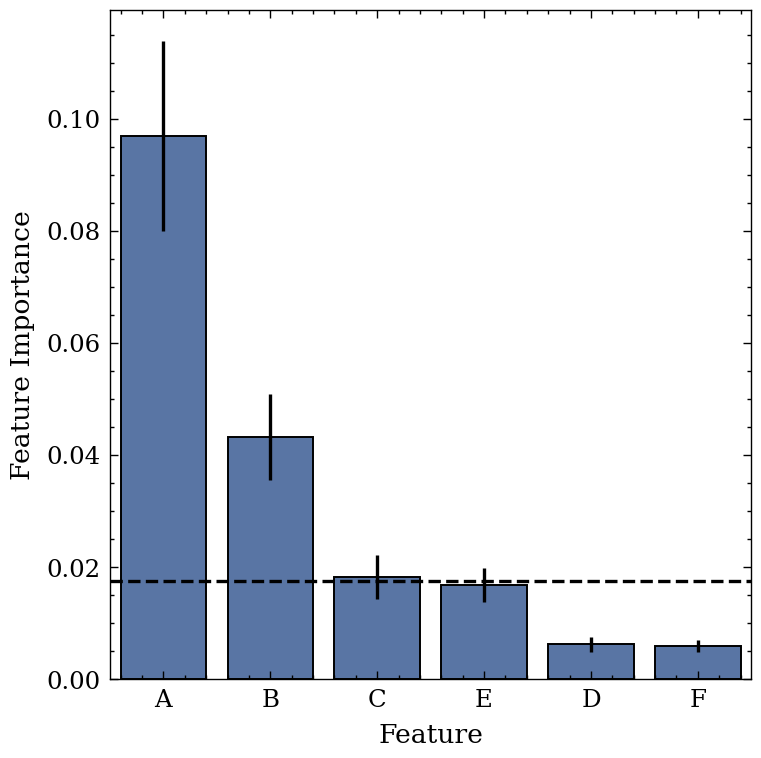

Generate this figure with Python:
import numpy as np 
import pandas as pd 
from qpoml import collection 
from sklearn.ensemble import RandomForestRegressor
import matplotlib.pyplot as plt 
import seaborn as sns

collec = collection()

qpo_path = '/ar1/PROJ/fjuhsd/personal/thaddaeus/github/MAXI-J1535/final-push/data/pipeline/GRS/[QPO][regression].csv'
context_path = '/ar1/PROJ/fjuhsd/personal/thaddaeus/github/MAXI-J1535/final-push/data/pipeline/GRS/[scalar-input][regression].csv'

context_preprocess_dict = {'A':'normalize','B':'normalize','C':'normalize','D':'normalize','E':'normalize','F':'normalize'}
qpo_preprocess_dict = {'frequency':'normalize', 'width':'normalize', 'rms':'normalize'}
units = {'frequency':'Hz'}

collec.load(qpo_csv=qpo_path, context_csv=context_path, context_preprocess=context_preprocess_dict, qpo_preprocess=qpo_preprocess_dict, units=units, approach='regression') 

collec.evaluate(model=RandomForestRegressor(), evaluation_approach='k-fold', folds=10)

plt.style.use('/ar1/PROJ/fjuhsd/personal/thaddaeus/github/QPOML/qpoml/stylish.mplstyle')
fig, ax = plt.subplots(figsize=(4,4))

sns.set_context('paper')
collec.plot_feature_importances(RandomForestRegressor(), fold=9, style='bar', ax=ax, kind='tree-shap', hline=True)
fig.tight_layout()

plt.savefig('/ar1/PROJ/fjuhsd/personal/thaddaeus/github/MAXI-J1535/final-push/src/development/testing/topical/rando/test_hline.png', dpi=200) 
plt.close()